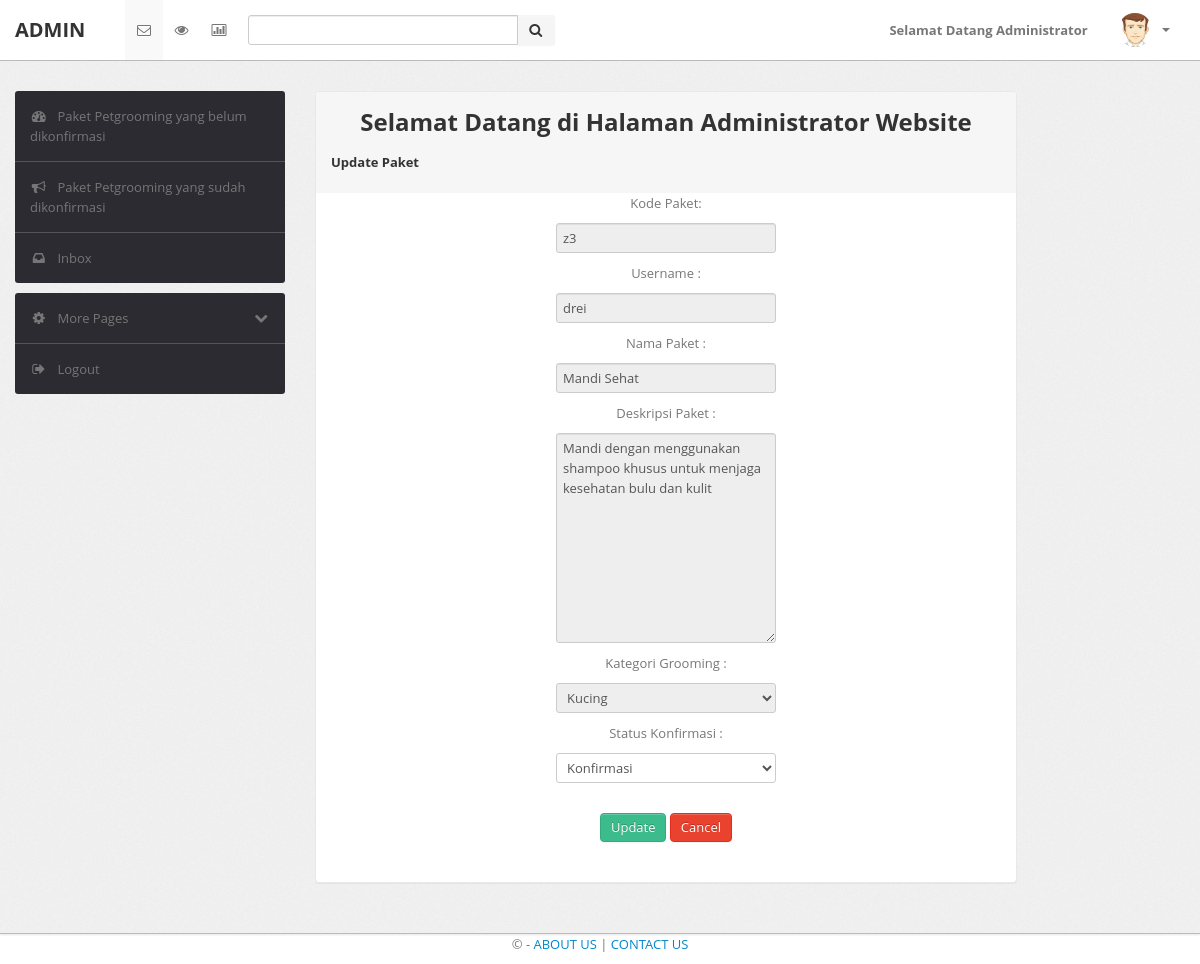
The app's page /index.php/admin/event/edit/z3 with its own data.
### tables this page shows
CREATE TABLE `petgrooming` (
  `id_petgrooming` varchar(10) NOT NULL DEFAULT '',
  `price` int(11) DEFAULT NULL,
  `description` varchar(200) DEFAULT NULL,
  `package_name` varchar(50) DEFAULT NULL,
  `petcategory` varchar(10) NOT NULL,
  `user_partners` varchar(15) NOT NULL,
  `status` varchar(50) NOT NULL
);

### application/controllers/admin/event.php (called while the page is built, shortened)
<?php
class Event extends CI_Controller {
	public function __construct ()
	{
		$this->load->model('model_allevents');
	}
	public function edit($kode_event){
		$this->form_validation->set_rules('username','Username','required|max_length[25]');
		$this->form_validation->set_rules('package_name','Nama Paket','required|max_length[50]');
		$this->form_validation->set_rules('description','Deskripsi','required|max_length[50]');
		$this->form_validation->set_rules('petcategory','Kategori PetGrooming','required|max_length[50]');
		$this->form_validation->set_rules('status','Status','required|max_length[5000]');
		if ($this->form_validation->run() == FALSE)	{
				$data['events'] = $this->model_allevents->find($kode_event);
				$this->load->view('admin/update_events',$data);
			}
	}
}

### index.php (called while the page is built, shortened)
<?php
require_once BASEPATH.'core/CodeIgniter.php';

### application/models/model_allevents.php (called while the page is built, shortened)
<?php
class Model_allevents extends CI_Model {
        public function find($kode_event){
            $code = $this->db->where('id_petgrooming',$kode_event)->limit(1)->get('petgrooming');
            if ($code->num_rows() > 0 )
                {
                    return $code->row();
                }else {
                    return array();
                }
        }
}

### application/views/admin/update_events.php (the view, shortened to what this page needs)
<?php
    $id_petgrooming              = $events->id_petgrooming;
if($this->input->post('is_submitted'))
{
                                $username              = set_value('username');
                                $package_name          = set_value('package_name');
                                $description           = set_value('description');
                                $petcategory           = set_value('petcategory');
                                $status                = set_value('status');
}else{
                                $username              = $events->user_partners;
                                $package_name          = $events->package_name;
                                $description           = $events->description;
                                $petcategory           = $events->petcategory;
                                $status                = $events->status;
}
?>
                    <div class="span9">
                        <div class="content">
                            <div class="module" style="width: 700px">
                                <div class="module-head">
                                    <h2 align = "center">Selamat Datang di Halaman Administrator Website</h2>
                                    <h5>Update Paket</h5>
                                </div>
                            <div class="col-md-6 contact-grid" align="center">
                            <?php echo form_open_multipart('admin/event/edit/'.$id_petgrooming,['class'=>'your-para']);?>
                            <p class="your-para">Kode Paket:</p>
                            <input type="text" name="id_petgrooming" value="<?= $id_petgrooming ?>" readonly >
                            <p class="your-para">Username :</p>
                            <input type="text" name="username" value="<?= $username ?>"readonly>
                            <p class="your-para">Nama Paket :</p>
                            <input type="text" name="package_name" value="<?= $package_name ?>"readonly>
                            <p class="your-para">Deskripsi Paket :</p>
                            <textarea cols="100" rows="10" name="description" readonly><?= $description ?></textarea>
                            <p class="your-para">Kategori Grooming :</p>
                            <div class="controls">
                            <select name="petcategory" readonly>
                              <option value="<?= $petcategory ?>"><?= $petcategory ?></option>
                             </select>
                            </div>
                            <p class="your-para">Status Konfirmasi :</p>
                            <div class="controls">
                            <select name="status">
                              <option value="<?= $status ?>"><?= $status ?></option>
                             </select>
                            </div>
                            <div class="col-sm-1">
                                <div class="input-group">
                                    <button type="submit" class="btn btn-success">Update</button>
                                    <?=  anchor('admin/event/sudah_konfirm','Cancel',['class'=>'btn btn-danger']) ?>
                                </div>
                            </div>
                        <?= form_close() ?>
                    </div>
                            </div>
                        </div>
                    </div>
                </div>
            </div>
        </div>

### assets3/css/theme.css (style rules this page uses)
body { font-size: 13px; font-family: 'Open Sans', Arial, sans-serif; background: #fff; color: #777 }
h1, h2, h3, h4, h5, h6 { color: #333; margin-top: 0 }
h2 { font-size: 24px }
h5 { font-size: 13px }
form { margin: 0 }
select, textarea, input[type="text"], input[type="password"], input[type="datetime"], input[type="datetime-local"], input[type="date"], input[type="month"], input[type="time"], input[type="week"], input[type="number"], input[type="email"], input[type="url"], input[type="search"], input[type="tel"], input[type="color"], .uneditable-input, label, input, button, select, textarea { -webkit-border-radius: 3px; -moz-border-radius: 3px; border-radius: 3px; font-size: 13px; font-family: 'Open Sans', Tahoma, Arial, sans-serif }
.module { background: #fff; -webkit-border-radius: 3px; -moz-border-radius: 3px; border-radius: 3px; border: 1px solid #ccc; border-bottom-color: #bbb; -webkit-box-shadow: 0 0 1px rgba(0,0,0,0.2); -moz-box-shadow: 0 0 1px rgba(0,0,0,0.2); box-shadow: 0 0 1px rgba(0,0,0,0.2); margin-bottom: 30px }
.btn, .btn-box { -webkit-border-radius: 3px; -moz-border-radius: 3px; border-radius: 3px }
.btn { font-size: 13px; font-weight: 600 }
.btn { display: inline-block; margin-bottom: 0; font-weight: 400; text-align: center; vertical-align: middle; cursor: pointer; background-image: none; border: 1px solid transparent; white-space: nowrap; padding: 4px 10px; font-size: 13px; line-height: 1.42857; border-radius: 4px; -webkit-user-select: none; -moz-user-select: none; -ms-user-select: none; user-select: none }
.btn-success { color: #fff; background-color: #3cbc8d; border-color: #36a97f }
.btn-danger { color: #fff; background-color: #e9422e; border-color: #e52e18 }
.module { box-shadow: 0 0 3px rgba(0,0,0,.1); border-color: #e9e9e9; margin-bottom: 20px; background-color: #fff; border-radius: 4px; -webkit-box-shadow: 0 1px 1px rgba(0,0,0,.05); box-shadow: 0 1px 1px rgba(0,0,0,.05); }
.module-head { color: #767676; background-color: #f6f6f6; border-color: #e9e9e9; padding: 10px 15px; border-bottom: 1px solid transparent; border-top-right-radius: 3px; border-top-left-radius: 3px; }

### records on screen
petgrooming: id_petgrooming "z3", username "drei", package_name "Mandi Sehat", description "Mandi dengan menggunakan shampoo khusus untuk menjaga kesehatan bulu dan kulit", petcategory "Kucing", status "Konfirmasi"
